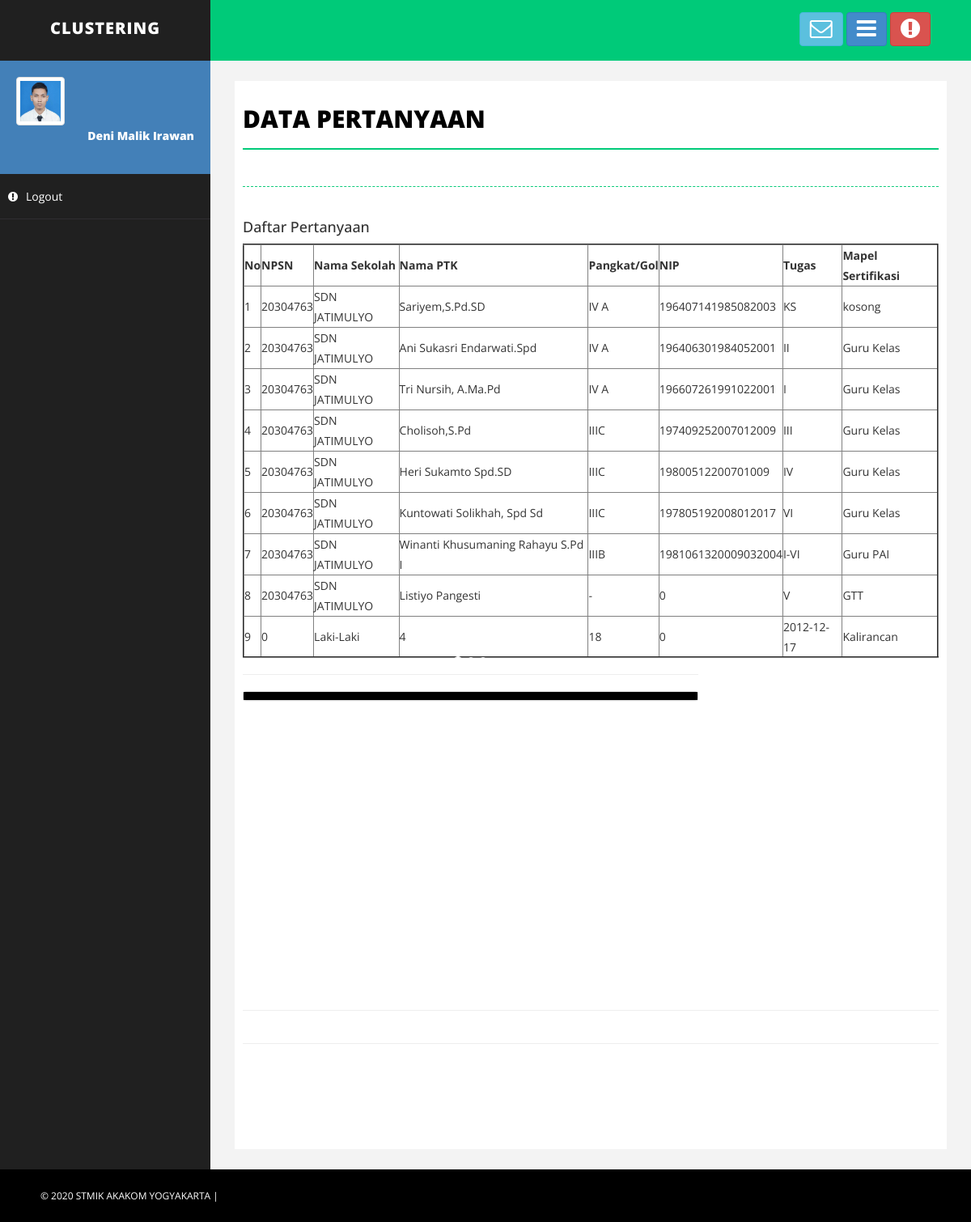
/guru_proses.php, run on the app's committed database.
### tables this page shows
CREATE TABLE `guru` (
  `id` int(3) NOT NULL,
  `npsn` int(30) NOT NULL,
  `sekolah` varchar(20) NOT NULL,
  `ptk` varchar(50) NOT NULL,
  `pangkat` varchar(15) NOT NULL,
  `nip` bigint(50) NOT NULL,
  `tugas` varchar(10) NOT NULL,
  `mapel` varchar(10) NOT NULL
);

### guru_proses.php (the view, shortened to what this page needs)
<!DOCTYPE html>
<html xmlns="http://www.w3.org/1999/xhtml">
<head>
    <link href="assets/css/bootstrap.css" rel="stylesheet" />
    <link href="assets/css/font-awesome.css" rel="stylesheet" />
    <link href="assets/css/basic.css" rel="stylesheet" />
    <link href="assets/css/custom.css" rel="stylesheet" />
</head>
<body>
    <div id="wrapper">
        <nav class="navbar navbar-default navbar-cls-top " role="navigation" style="margin-bottom: 0">
            <div class="navbar-header">
                <a class="navbar-brand" href="index.html">Clustering</a>
            </div>
            <div class="header-right">
                   <a href="gambar.php" class="btn btn-info" title="Gambar"><b> </b><i class="fa fa-envelope-o fa-2x"></i></a>
                <a href="kalender.php" class="btn btn-primary" title="Calendar"><b></b><i class="fa fa-bars fa-2x"></i></a>
                <a href="video.php" class="btn btn-danger" title="Video"><i class="fa fa-exclamation-circle fa-2x"></i></a>
            </div>
        </nav>
	<?php
include"menu.php";
?>
<head>
</head>
        <div id="page-wrapper">
          <div id="page-inner">
                <div class="row">
                    <div class="col-md-12">
                        <h1 class="page-head-line">Data Pertanyaan</h1>
                      <h1 class="page-subhead-line"></h1>
                    </div>
                </div>
</head>
<!DOCTYPE html>
<html>
<h4>Daftar Pertanyaan</h4>
<table border="2">
 <tr>
 <th>No</th>
 <th>NPSN</th>
 <th>Nama Sekolah</th>
 <th>Nama PTK</th>
 <th>Pangkat/Gol</th>
 <th>NIP</th>
 <th>Tugas</th>
 <th>Mapel Sertifikasi</th>
 </tr>
<?php
 $no_urut = 0;
 $search = $_POST['search'];
 $query = "SELECT * FROM guru WHERE npsn LIKE '%$search%'";
 $result = mysql_query($query);
 while($data = mysql_fetch_array($result)) {
  $no_urut++;
  echo "<tr>
     <td>$no_urut</td>
     <td>".$data['npsn']."</td>
     <td>".$data['sekolah']."</td>
	 <td>".$data['ptk']."</td>
	 <td>".$data['pangkat']."</td>
	 <td>".$data['nip']."</td>
	 <td>".$data['tugas']."</td>
	 <td>".$data['mapel']."</td>
  <tr>";
 }
?>
</table>
            <div class="row">
              <div class="col-md-8">
                        <hr />
                        <div class="panel panel-default">
                            <div id="carousel-example" class="carousel slide" data-ride="carousel" style="border: 5px solid #000;">
                                <ol class="carousel-indicators">
                                    <li data-target="#carousel-example" data-slide-to="0" class="active"></li>
                                    <li data-target="#carousel-example" data-slide-to="1"></li>
                                    <li data-target="#carousel-example" data-slide-to="2"></li>
                                </ol>
                            </div>
                        </div>
                </div>
                </div>
            <div class="row">
              <div class="col-md-8">
                        <br />
                        <div class="embed-responsive embed-responsive-16by9">
                          <p>&nbsp;</p>
                          <p>&nbsp;</p>
                        </div>
                </div>
                </div>
                <hr />
                <hr />
                <div class="row" style="padding-bottom: 100px; `"></div>
            </div>
        </div>
    </div>
    <div id="footer-sec">
        &copy; 2020 STMIK AKAKOM YOGYAKARTA |
    </div>
</body>
</html>

### assets/css/basic.css (style rules this page uses)
body { font-family: 'Open Sans', sans-serif; line-height:25px; }
#wrapper { width: 100%; background: #202020; }
#page-wrapper { padding: 15px 15px; min-height: 600px; background: #F3F3F3; }
#page-inner { width: 100%; margin: 10px 20px 10px 0px; background-color: #fff!important; padding: 10px; min-height: 1200px; }
.page-head-line { font-size: 30px; text-transform: uppercase; color: #000; font-weight: 800; padding-bottom: 20px; border-bottom: 2px solid #00CA79; margin-bottom: 10px; }
.page-subhead-line { font-size: 14px; padding-top: 5px; padding-bottom: 20px; font-style:italic; margin-bottom:30px; border-bottom:1px dashed #00CA79; }
.navbar-cls-top .navbar-brand { color: #fff; background: #202020; width: 260px; text-align: center; height: 75px; font-size: 20px; letter-spacing: 1px; font-weight: 900; padding-top: 25px; text-transform:uppercase; }
.header-right { color: #fff; padding: 15px 50px 5px 50px; float: right; font-size: 16px; }
.navbar-cls-top { background: #00CA79; border-bottom: none; }
.navbar-default { border: 0px solid black; }
.navbar-header { background: #000000; }
#footer-sec { background-color:#000; padding:20px 50px; color:#fff; font-size:12px; }
@media (min-width:768px) { #page-wrapper { margin: 0 0 0 260px; padding: 15px 30px; min-height: 1200px; } }
@media (min-width:768px) { .navbar { border-radius: 0px; } }

### data on the page
guru: npsn "20304763", sekolah "SDN JATIMULYO", ptk "Sariyem,S.Pd.SD", pangkat "IV A", nip "196407141985082003", tugas "KS", mapel "kosong"
guru: npsn "20304763", sekolah "SDN JATIMULYO", ptk "Ani Sukasri Endarwati.Spd", pangkat "IV A", nip "196406301984052001", tugas "II", mapel "Guru Kelas"
guru: npsn "20304763", sekolah "SDN JATIMULYO", ptk "Tri Nursih, A.Ma.Pd", pangkat "IV A", nip "196607261991022001", tugas "I", mapel "Guru Kelas"
guru: npsn "20304763", sekolah "SDN JATIMULYO", ptk "Cholisoh,S.Pd", pangkat "IIIC", nip "197409252007012009", tugas "III", mapel "Guru Kelas"
guru: npsn "20304763", sekolah "SDN JATIMULYO", ptk "Heri Sukamto Spd.SD", pangkat "IIIC", nip "19800512200701009", tugas "IV", mapel "Guru Kelas"
guru: npsn "20304763", sekolah "SDN JATIMULYO", ptk "Kuntowati Solikhah, Spd Sd", pangkat "IIIC", nip "197805192008012017", tugas "VI", mapel "Guru Kelas"
guru: npsn "20304763", sekolah "SDN JATIMULYO", ptk "Winanti Khusumaning Rahayu S.Pd I", pangkat "IIIB", nip "1981061320009032004", tugas "I-VI", mapel "Guru PAI"
guru: npsn "20304763", sekolah "SDN JATIMULYO", ptk "Listiyo Pangesti", pangkat "-", nip "0", tugas "V", mapel "GTT"
guru: npsn "0", sekolah "Laki-Laki", ptk "4", pangkat "18", nip "0", tugas "2012-12-17", mapel "Kalirancan"
